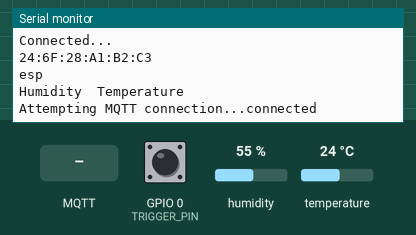
A sketch run on a simulated ESP8266 (NodeMCU). Parts: the last lines printed to the serial monitor. The inputs (shaded band) are chosen by the test bench; at power-on: GPIO 0 (TRIGGER_PIN) HIGH, humidity 55 %, temperature 24 °C. WiFi joins after 1.5 s; servers stay silent unless stated; storage starts empty; no MQTT or app messages arrive unless stated. At 11.0 s the program restarts the board; the recording ends there.

Above: at 2.7 s.
2.8 s: MQTT message "5" arrives on the first subscribed topic
At 4.7 s:
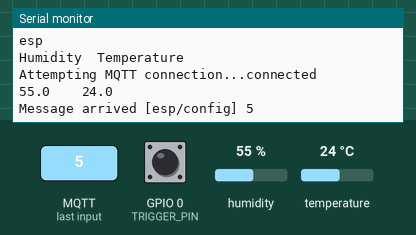
5.0 s: MQTT message "on" arrives on the first subscribed topic
At 6.2 s:
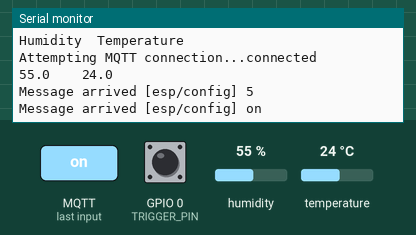
6.5 s: MQTT message "off" arrives on the first subscribed topic
At 7.4 s:
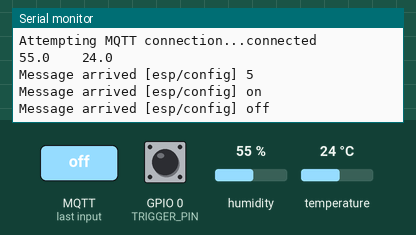

Measured:
- after the input at 2.8 s, the serial monitor: prints a new line after 0.79 s (image 1)
- after the input at 5.0 s, the serial monitor: prints a new line at once (image 2)
- after the input at 6.5 s, the serial monitor: prints a new line at once (image 3)

The sketch:

ESP8266_DHT22.ino
```cpp
#include <FS.h>

#include <ESP8266WiFi.h>

//https://github.com/tzapu/WiFiManager
#include <WiFiManager.h>
// WiFi.beginSmartConfig() could be an alternative

//https://github.com/knolleary/pubsubclient
#include <PubSubClient.h>

//https://github.com/adafruit/DHT-sensor-library
#include <DHT.h>
#define DHTPIN 2
#define DHTTYPE DHT22   // DHT 11
DHT dht(DHTPIN, DHTTYPE);

//https://github.com/bblanchon/ArduinoJson
#include <ArduinoJson.h>


#define TRIGGER_PIN 0

//define default values here
char mqtt_server[40] = "localhost";
char mqtt_port[6] = "1883";

//flag for saving data
bool shouldSaveConfig = false;

//callback notifying us of the need to save config
void saveConfigCallback ()
{
  Serial.println("Should save config");
  shouldSaveConfig = true;
}

uint8_t MAC_array[6];
char MAC_char[18];

void callback(char* topic, byte* payload, unsigned int length) {
  Serial.print("Message arrived [");
  Serial.print(topic);
  Serial.print("] ");
  for (int i = 0; i < length; i++)
  {
    Serial.print((char)payload[i]);
  }
  Serial.println();
}


WiFiClient wifiClient;
PubSubClient client(wifiClient);

String outTopic, inTopic;

unsigned long lastMsg = 120 * 1000;


void resetSettings()
{
  SPIFFS.format();
  WiFiManager wifiManager;
  wifiManager.resetSettings();

  delay(3000);
  Serial.println("Restarting...");
  ESP.restart();
}

void reconnect()
{
  // Loop until we're reconnected
  while (!client.connected())
  {
    Serial.print("Attempting MQTT connection...");
    if (client.connect(WiFi.hostname().c_str()))
    {
      Serial.println("connected");
      client.publish("outTopic", "hello world");
      client.subscribe(inTopic.c_str());
    }
    else
    {
      Serial.print("failed, rc=");
      Serial.print(client.state());
      Serial.println(" try again in 5 seconds");
      // Wait 5 seconds before retrying
      delay(5000);
    }
  }
}

void setup()
{
  pinMode(TRIGGER_PIN, INPUT_PULLUP);
  attachInterrupt(TRIGGER_PIN, resetSettings, FALLING);

  Serial.begin(115200);
  while (!Serial) {
    // wait serial port initialization
  }
  Serial.println("Starting...");

  //clean FS, for testing
  //SPIFFS.format();

  //read configuration from FS json
  Serial.println("Mounting FS...");

  if (SPIFFS.begin()) {
    Serial.println("mounted file system");
    if (SPIFFS.exists("/config.json"))
    {
      //file exists, reading and loading
      Serial.println("reading config file");
      File configFile = SPIFFS.open("/config.json", "r");
      if (configFile)
      {
        Serial.println("opened config file");
        size_t size = configFile.size();
        // Allocate a buffer to store contents of the file.
        std::unique_ptr<char[]> buf(new char[size]);

        configFile.readBytes(buf.get(), size);
        DynamicJsonBuffer jsonBuffer;
        JsonObject& json = jsonBuffer.parseObject(buf.get());
        json.printTo(Serial);
        if (json.success())
        {
          Serial.println("\nparsed json");

          strcpy(mqtt_server, json["mqtt_server"]);
          strcpy(mqtt_port, json["mqtt_port"]);
        }
        else
        {
          Serial.println("failed to load json config");
        }
      }
    }
  }
  else
  {
    Serial.println("failed to mount FS");
  }

  // The extra parameters to be configured (can be either global or just in the setup)
  // id/name placeholder/prompt default length
  WiFiManagerParameter custom_mqtt_server("server", "mqtt server", mqtt_server, 40);
  WiFiManagerParameter custom_mqtt_port("port", "mqtt port", mqtt_port, 5);

  //Local intialization. Once its business is done, there is no need to keep it around
  WiFiManager wifiManager;

  //set config save notify callback
  wifiManager.setSaveConfigCallback(saveConfigCallback);

 //add all your parameters here
  wifiManager.addParameter(&custom_mqtt_server);
  wifiManager.addParameter(&custom_mqtt_port);

  // reset settings - for testing
  // wifiManager.resetSettings();

  // sets timeout until configuration portal gets turned off
  // useful to make it all retry or go to sleep in seconds
  wifiManager.setTimeout(180);

  // if it does not connect it starts an access point with the specified name
  // and goes into a blocking loop awaiting configuration
  if (!wifiManager.autoConnect("AutoConnectAP")) {
    Serial.println("failed to connect and hit timeout");
    delay(3000);
    //reset and try again, or maybe put it to deep sleep
    ESP.reset();
    delay(5000);
  }

  Serial.println("Connected...");

  //read updated parameters
  strcpy(mqtt_server, custom_mqtt_server.getValue());
  strcpy(mqtt_port, custom_mqtt_port.getValue());

  //save the custom parameters to FS
  if (shouldSaveConfig) {
    Serial.println("saving config");
    DynamicJsonBuffer jsonBuffer;
    JsonObject& json = jsonBuffer.createObject();
    json["mqtt_server"] = mqtt_server;
    json["mqtt_port"] = mqtt_port;

    File configFile = SPIFFS.open("/config.json", "w");
    if (!configFile) {
      Serial.println("failed to open config file for writing");
    }

    json.printTo(Serial);
    json.printTo(configFile);
    configFile.close();
    //end save
  }

  IPAddress server;
  server.fromString(mqtt_server);
  client.setServer(server, atol(mqtt_port));
  client.setCallback(callback);

  Serial.println();
  Serial.println(WiFi.macAddress());
  Serial.println(WiFi.hostname());

  outTopic = String(WiFi.hostname() + "/measurement");
  inTopic = String(WiFi.hostname() + "/config");

  Serial.println("Humidity\tTemperature");
}


void loop()
{
  if (!client.connected())
  {
    reconnect();
  }
  client.loop();

  unsigned long now = millis();
  if(now - lastMsg > 60 * 1000)
  {
    lastMsg = now;

    float humidity, temperature;
    do {
      delay(2000);
      humidity = dht.readHumidity();
      temperature = dht.readTemperature();

      Serial.print(humidity, 1);
      Serial.print("\t\t");
      Serial.println(temperature, 1);
    } while(std::isnan(temperature) || std::isnan(humidity));

    StaticJsonBuffer<50> jsonBuffer;
    JsonObject& json = jsonBuffer.createObject();
    json["humidity"] = humidity;
    json["temperature"] = temperature;
    char buffer[50];
    json.printTo(buffer, sizeof(buffer));
    client.publish(outTopic.c_str(), buffer);
  }
}
```
